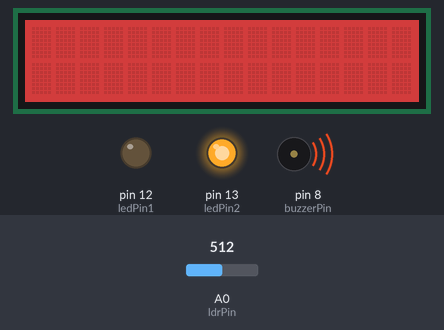
A sketch run on a simulated Arduino Uno, built with avr-gcc and run on an emulated ATmega328P. Parts: 16×2 character LCD, output pins drawn as LEDs (lit = HIGH), buzzer (waves = sounding). The inputs (shaded band) are chosen by the test bench; at power-on: A0 (ldrPin) = 512.

Above: at 8.8 s.
8.9 s: A0 (ldrPin) set to 490
At 10.8 s:
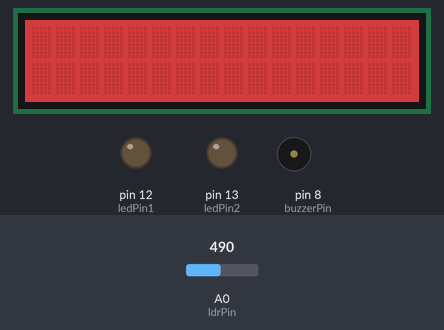
16.5 s: A0 (ldrPin) set to 511
At 17.3 s:
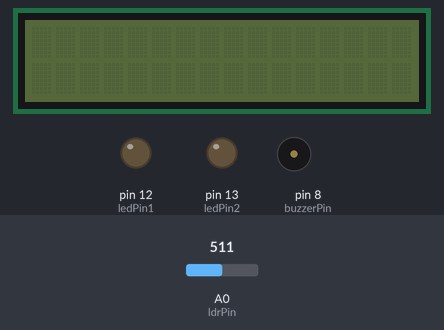
At 27.5 s:
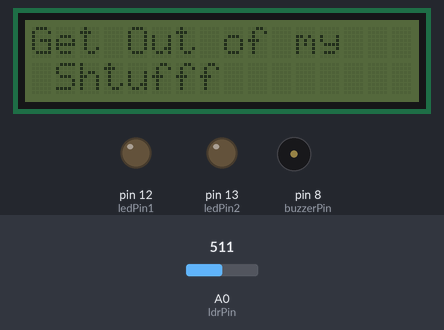
39.3 s: A0 (ldrPin) set to 510
Timing chart, 0 to 47.9 s (numbered marks = the images above; inputs shaded):
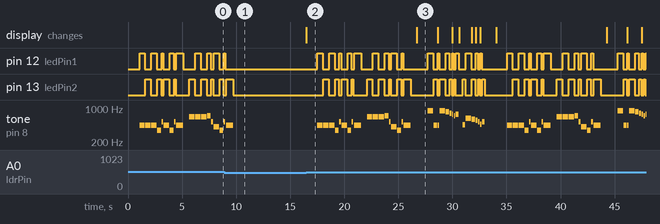

The sketch:

cupboardAlarm.ino
```cpp
#include <Wire.h>
#include "rgb_lcd.h"

rgb_lcd lcd;

const int c = 261;
const int d = 294;
const int e = 329;
const int f = 349;
const int g = 391;
const int gS = 415;
const int a = 440;
const int aS = 455;
const int b = 466;
const int cH = 523;
const int cSH = 554;
const int dH = 587;
const int dSH = 622;
const int eH = 659;
const int fH = 698;
const int fSH = 740;
const int gH = 784;
const int gSH = 830;
const int aH = 880;

const int buzzerPin = 8;
const int ledPin1 = 12;
const int ledPin2 = 13;
const int ldrPin = 0;


int counter = 0;
int colorR = 200;
 int colorG = 0;
 int colorB = 0;

void setup()
{
  //Setup pin modes
  pinMode(ldrPin, INPUT);
  pinMode(buzzerPin, OUTPUT);
  pinMode(ledPin1, OUTPUT);
  pinMode(ledPin2, OUTPUT);
  // set up the LCD's number of columns and rows:
    lcd.begin(16, 2);

    lcd.setRGB(colorR, colorG, colorB);


}

void on()
{
   lcd.setRGB(colorR, colorG, colorB);
        colorR = 200;
        colorG = 0;
        colorB = 0;

}

void off()
{
   lcd.setRGB(colorR, colorG, colorB);
        colorR = 0;
        colorG = 0;
        colorB = 0;

}
void loop()
{
  int ldrRead = analogRead(ldrPin);

  while ( ldrRead > 500 )
  {
    off();
    Serial.println(ldrRead);
    lcd.print("");
    lcd.setCursor(0, 1);
    lcd.print("");
    delay(1000);

    //Play first section
    firstSection();
    ldrRead =analogRead(ldrPin);
    if (ldrRead < 500 )
    {
      continue;
    }
    on();
    lcd.setCursor(0, 0);
    lcd.print("Get Out of my ");
    lcd.setCursor(0, 1);
    lcd.print(" Shtufff");
    delay(1000);
    //Play second section
    secondSection();

    /*Variant 1
    beep(f, 250);
    beep(gS, 500);
    beep(f, 350);
    beep(a, 125);
    beep(cH, 500);
    beep(a, 375);
    beep(cH, 125);
    beep(eH, 650);

    delay(500);


    //Repeat second section
    secondSection();

    //Variant 2
    beep(f, 250);
    beep(gS, 500);
    beep(f, 375);
    beep(cH, 125);
    beep(a, 500);
    beep(f, 375);
    beep(cH, 125);
    beep(a, 650); */

    delay(650);

  }
}

void beep(int note, int duration)
{
  //Play tone on buzzerPin
  tone(buzzerPin, note, duration);

  //Play different LED depending on value of 'counter'
  if(counter % 2 == 0)
  {
    digitalWrite(ledPin1, HIGH);
    delay(duration);
    digitalWrite(ledPin1, LOW);
  }else
  {
    digitalWrite(ledPin2, HIGH);
    delay(duration);
    digitalWrite(ledPin2, LOW);
  }

  //Stop tone on buzzerPin
  noTone(buzzerPin);

  delay(50);

  //Increment counter
  counter++;
}

void firstSection()
{
  beep(a, 500);
  beep(a, 500);
  beep(a, 500);
  beep(f, 350);
  beep(cH, 150);
  beep(a, 500);
  beep(f, 350);
  beep(cH, 150);
  beep(a, 650);

  delay(500);

  beep(eH, 500);
  beep(eH, 500);
  beep(eH, 500);
  beep(fH, 350);
  beep(cH, 150);
  beep(gS, 500);
  beep(f, 350);
  beep(cH, 150);
  beep(a, 650);

  delay(500);
}

void secondSection()
{
  beep(aH, 500);
  beep(a, 300);
  on();
  beep(a, 150);
  beep(aH, 500);
  off();
  beep(gSH, 325);
  beep(gH, 175);
  on();
  beep(fSH, 125);
  beep(fH, 125);
  beep(fSH, 250);
  off();
  delay(325);

  beep(aS, 250);
  beep(dSH, 500);
  on();
  beep(dH, 325);
  off();
  beep(cSH, 175);
  beep(cH, 125);
  on();
  beep(b, 125);

  beep(cH, 250);


  delay(350);
}
```

Measured:
- the behaviour switches between 500 and 501 on A0 (ldrPin) (found by bisection; images 1 and 2)
- after the input at 8.9 s, pin 12 (ledPin1): goes on until 9.0 s, then stays LOW; pin 13 (ledPin2): goes on until 9.7 s, then stays LOW; tone on pin 8 (buzzerPin): goes on until 9.7 s, then stays silent
- after the input at 16.5 s, pin 12 (ledPin1): LOW → HIGH after 1.0 s, → LOW 0.50 s later, → HIGH 0.60 s later, → LOW 0.50 s later, … (44 changes in this stretch); pin 13 (ledPin2): LOW → HIGH after 1.6 s, → LOW 0.50 s later, → HIGH 0.60 s later, → LOW 0.35 s later, … (42 changes in this stretch)
- by itself, tone on pin 8 (buzzerPin): plays 440 Hz for 0.50 s, 440 Hz for 0.50 s, 440 Hz for 0.50 s, 349 Hz for 0.35 s, 523 Hz for 0.15 s, 440 Hz for 0.50 s … (17 notes in this stretch)
- what the display in image 3 shows lasts 1.9 s, from 26.7 s to 28.6 s
